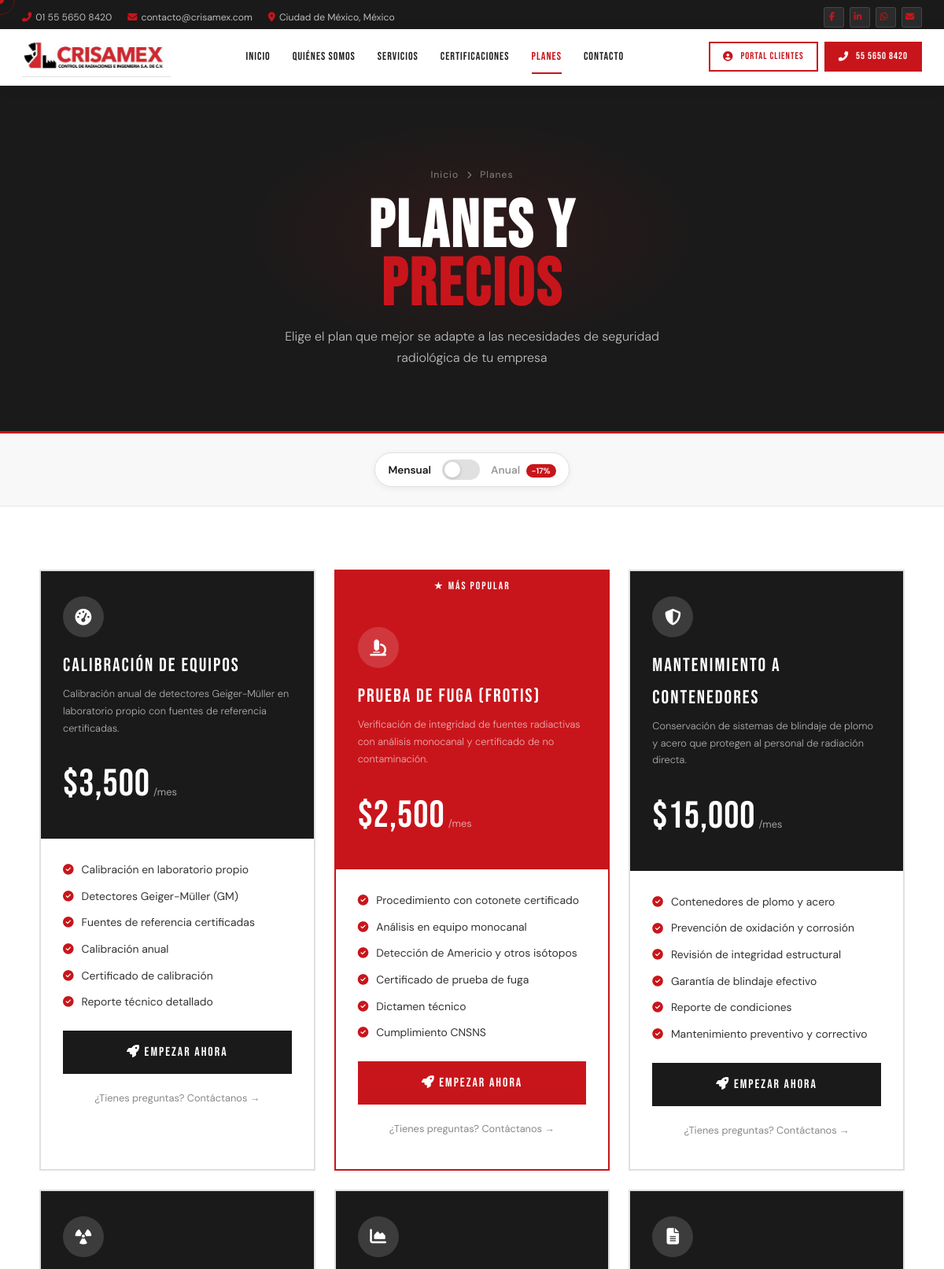
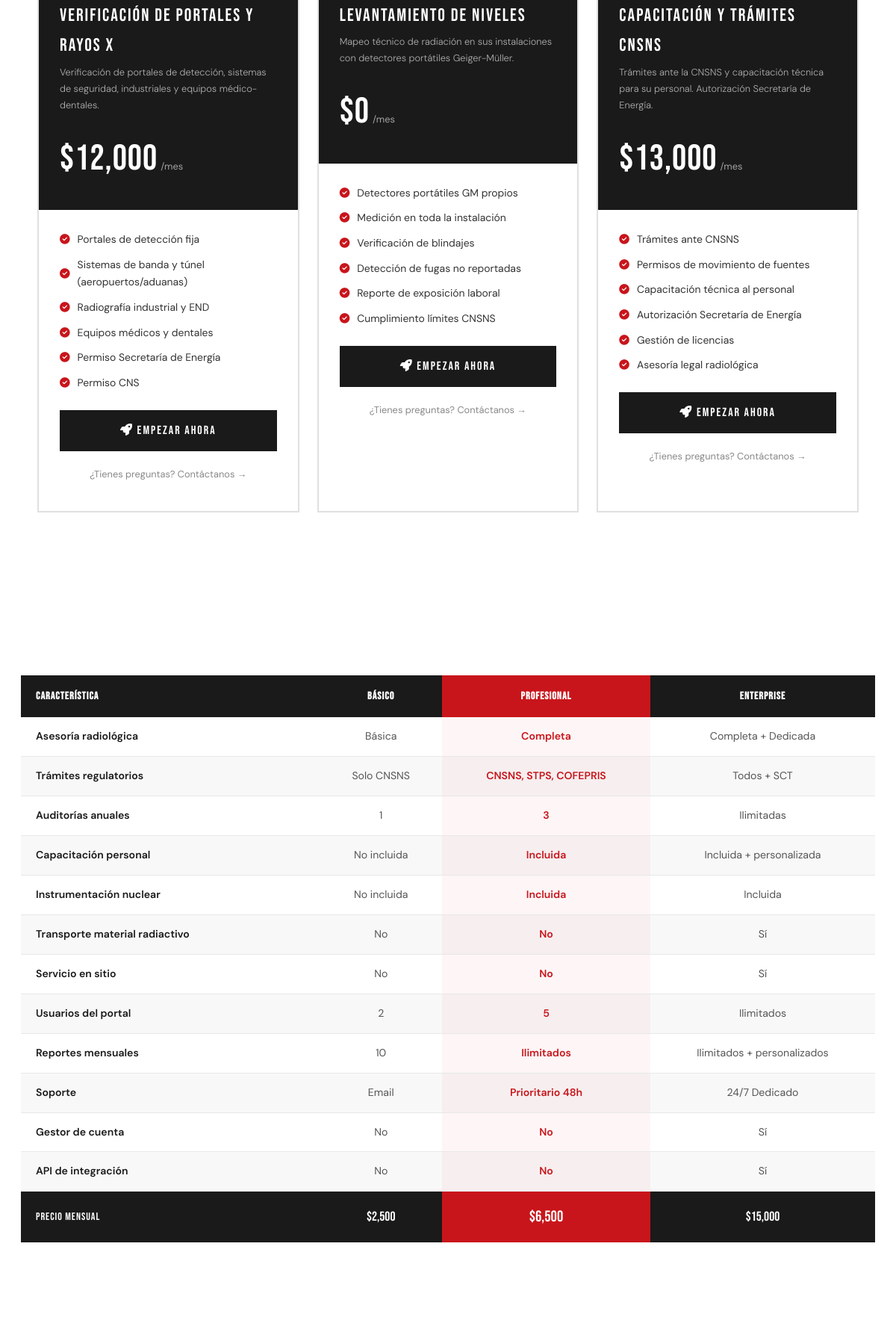
Page /planes (upper part) on the committed database (2 pictures, top to bottom).
### tables this page shows
CREATE TABLE `planes` (
  `id` INT AUTO_INCREMENT PRIMARY KEY,
  `nombre` VARCHAR(100) NOT NULL,
  `slug` VARCHAR(100) UNIQUE,
  `descripcion` TEXT,
  `precio_mensual` DECIMAL(10,2) DEFAULT 0,
  `precio_anual` DECIMAL(10,2) DEFAULT 0,
  `color` VARCHAR(20) DEFAULT '#C8151B',
  `icono` VARCHAR(80) DEFAULT 'fas fa-star',
  `features` LONGTEXT,
  `limite_usuarios` INT DEFAULT 1,
  `limite_reportes` INT DEFAULT 10,
  `soporte` VARCHAR(80) DEFAULT 'Email',
  `destacado` TINYINT(1) DEFAULT 0,
  `activo` TINYINT(1) DEFAULT 1,
  `orden` INT DEFAULT 0,
  `created_at` TIMESTAMP DEFAULT CURRENT_TIMESTAMP
);

### src/config/database.php (called while the page is built, shortened)
<?php
class Database {
    private static $instance = null;
    public static function getInstance() {
        if (self::$instance === null) {
            $dsn = "mysql:host=".DB_HOST.";dbname=".DB_NAME.";charset=".DB_CHARSET;
            $options = array(
                PDO::ATTR_ERRMODE            => PDO::ERRMODE_EXCEPTION,
                PDO::ATTR_DEFAULT_FETCH_MODE => PDO::FETCH_ASSOC,
                PDO::ATTR_EMULATE_PREPARES   => false,
            );
            try {
                self::$instance = new PDO($dsn, DB_USER, DB_PASS, $options);
            } catch (PDOException $e) {
                die("Error de conexion: " . $e->getMessage());
            }
        }
        return self::$instance;
    }
    public static function query($sql, $params = array()) {
        $stmt = self::getInstance()->prepare($sql);
        $stmt->execute($params);
        return $stmt;
    }
    public static function fetchAll($sql, $params = array()) {
        return self::query($sql, $params)->fetchAll();
    }
}

### src/controllers/planes.php (the view, shortened to what this page needs)
<?php
$planes=Database::fetchAll("SELECT * FROM planes WHERE activo=1 ORDER BY orden");
require_once SRC_PATH.'/views/partials/header.php';
?>
<section class="ph">
  <div class="ph-glow"></div>
  <div class="container" style="position:relative;z-index:1;text-align:center;">
    <nav class="bc"><a href="/">Inicio</a><span class="sep"><i class="fas fa-chevron-right"></i></span><span>Planes</span></nav>
    <h1 class="h1" style="color:#fff;font-size:clamp(3rem,7vw,7rem);">Planes y<br><span style="color:var(--r);">Precios</span></h1>
    <p style="color:rgba(255,255,255,.72);margin-top:14px;">Elige el plan que mejor se adapte a las necesidades de seguridad radiológica de tu empresa</p>
  </div>
</section>
<div style="background:#f8f8f8;border-bottom:1px solid #e8e8e8;padding:24px 0;text-align:center;">
  <div style="display:inline-flex;align-items:center;gap:14px;background:#fff;border:1.5px solid #e0e0e0;padding:8px 16px;border-radius:50px;box-shadow:0 2px 8px rgba(0,0,0,.06);">
    <span id="lbl-m" style="font-size:.85rem;font-weight:600;color:#1a1a1a;">Mensual</span>
    <div id="toggle-price" onclick="togglePrice()" style="width:48px;height:26px;background:#e0e0e0;border-radius:13px;cursor:pointer;position:relative;transition:background .3s;">
      <div id="toggle-dot" style="position:absolute;top:3px;left:3px;width:20px;height:20px;background:#fff;border-radius:50%;box-shadow:0 1px 4px rgba(0,0,0,.2);transition:left .3s;"></div>
    </div>
    <span id="lbl-a" style="font-size:.85rem;font-weight:600;color:#999;">Anual <span style="background:#C8151B;color:#fff;font-size:.65rem;padding:2px 7px;border-radius:10px;margin-left:4px;">-17%</span></span>
  </div>
</div>
<section style="background:#fff;padding:80px 0;">
  <div class="container">
    <div style="display:grid;grid-template-columns:repeat(3,1fr);gap:24px;max-width:1100px;margin:0 auto;">
      <?php foreach($planes as $i=>$p):
        $features=json_decode($p['features']??'[]',true)?:[];
        $popular=$p['destacado'];
      ?>
      <div style="background:#fff;border:2px solid <?=$popular?'#C8151B':'#e0e0e0'?>;position:relative;transition:all .3s;overflow:hidden;"
           onmouseover="this.style.transform='translateY(-8px)';this.style.boxShadow='0 20px 60px rgba(0,0,0,.12)'"
           onmouseout="this.style.transform='translateY(0)';this.style.boxShadow='none'">
        <?php if($popular): ?>
        <div style="background:#C8151B;color:#fff;text-align:center;padding:8px;font-family:'Bebas Neue',sans-serif;font-size:.85rem;letter-spacing:2px;">
          ★ MÁS POPULAR
        </div>
        <?php endif; ?>
        <div style="background:<?=$popular?'#C8151B':'#1a1a1a'?>;padding:32px 28px 28px;">
          <div style="width:52px;height:52px;background:rgba(255,255,255,.15);border-radius:50%;display:flex;align-items:center;justify-content:center;font-size:1.3rem;color:#fff;margin-bottom:16px;">
            <i class="<?=htmlspecialchars($p['icono'])?>"></i>
          </div>
          <div style="font-family:'Bebas Neue',sans-serif;font-size:1.5rem;letter-spacing:2px;color:#fff;margin-bottom:4px;">
            <?=htmlspecialchars($p['nombre'])?>
          </div>
          <div style="font-size:.8rem;color:rgba(255,255,255,.65);font-weight:300;margin-bottom:20px;">
            <?=htmlspecialchars($p['descripcion'])?>
          </div>
          <div id="pm-<?=$p['id']?>" style="display:flex;align-items:baseline;gap:4px;">
            <span style="font-family:'Bebas Neue',sans-serif;font-size:3rem;color:#fff;letter-spacing:1px;">
              $<?=number_format($p['precio_mensual'],0,'.',',')?>
            </span>
            <span style="font-size:.8rem;color:rgba(255,255,255,.6);">/mes</span>
          </div>
        </div>
        <div style="padding:28px;">
          <ul style="list-style:none;display:flex;flex-direction:column;gap:10px;margin-bottom:24px;">
            <?php foreach($features as $f): ?>
            <li style="display:flex;align-items:center;gap:10px;font-size:.87rem;color:#333;">
              <i class="fas fa-check-circle" style="color:#C8151B;flex-shrink:0;font-size:.85rem;"></i>
              <?=htmlspecialchars($f)?>
            </li>
            <?php endforeach; ?>
          </ul>
          <a href="/portal/registro?plan=<?=htmlspecialchars($p['slug'])?>"
             style="display:block;text-align:center;padding:14px;background:<?=$popular?'#C8151B':'#1a1a1a'?>;color:#fff;font-family:'Bebas Neue',sans-serif;font-size:1rem;letter-spacing:2px;text-decoration:none;transition:all .3s;"
             onmouseover="this.style.opacity='.85';this.style.transform='translateY(-2px)'"
             onmouseout="this.style.opacity='1';this.style.transform='translateY(0)'">
            <i class="fas fa-rocket"></i> EMPEZAR AHORA
          </a>
          <a href="/contacto" style="display:block;text-align:center;padding:10px;color:#888;font-size:.8rem;margin-top:10px;text-decoration:none;">
            ¿Tienes preguntas? Contáctanos →
          </a>
        </div>
      </div>
      <?php endforeach; ?>
    </div>
    <div style="margin-top:80px;">
      <div style="overflow-x:auto;">
        <table style="width:100%;border-collapse:collapse;font-size:.88rem;">
          <thead>
            <tr style="background:#1a1a1a;">
              <th style="padding:16px 20px;text-align:left;color:#fff;font-family:'Bebas Neue',sans-serif;letter-spacing:1px;width:35%;">Característica</th>
              <th style="padding:16px 20px;text-align:center;color:#fff;font-family:'Bebas Neue',sans-serif;letter-spacing:1px;">Básico</th>
              <th style="padding:16px 20px;text-align:center;color:#fff;background:#C8151B;font-family:'Bebas Neue',sans-serif;letter-spacing:1px;">Profesional</th>
              <th style="padding:16px 20px;text-align:center;color:#fff;font-family:'Bebas Neue',sans-serif;letter-spacing:1px;">Enterprise</th>
            </tr>
          </thead>
          <tbody>
            <?php $rows=[
              ['Asesoría radiológica','Básica','Completa','Completa + Dedicada'],
              ['Trámites regulatorios','Solo CNSNS','CNSNS, STPS, COFEPRIS','Todos + SCT'],
              ['Auditorías anuales','1','3','Ilimitadas'],
              ['Capacitación personal','No incluida','Incluida','Incluida + personalizada'],
              ['Instrumentación nuclear','No incluida','Incluida','Incluida'],
              ['Transporte material radiactivo','No','No','Sí'],
              ['Servicio en sitio','No','No','Sí'],
              ['Usuarios del portal','2','5','Ilimitados'],
              ['Reportes mensuales','10','Ilimitados','Ilimitados + personalizados'],
              ['Soporte','Email','Prioritario 48h','24/7 Dedicado'],
              ['Gestor de cuenta','No','No','Sí'],
              ['API de integración','No','No','Sí'],
            ]; ?>
            <?php foreach($rows as $j=>$row): ?>
            <tr style="background:<?=$j%2===0?'#fff':'#f8f8f8'?>;border-bottom:1px solid #e8e8e8;">
              <td style="padding:14px 20px;font-weight:600;color:#1a1a1a;"><?=$row[0]?></td>
              <td style="padding:14px 20px;text-align:center;color:#555;"><?=$row[1]?></td>
              <td style="padding:14px 20px;text-align:center;color:#C8151B;font-weight:600;background:rgba(200,21,27,.04);"><?=$row[2]?></td>
              <td style="padding:14px 20px;text-align:center;color:#555;"><?=$row[3]?></td>
            </tr>
            <?php endforeach; ?>
            <tr style="background:#1a1a1a;">
              <td style="padding:16px 20px;color:#fff;font-family:'Bebas Neue',sans-serif;letter-spacing:1px;">Precio mensual</td>
              <td style="padding:16px 20px;text-align:center;color:#fff;font-family:'Bebas Neue',sans-serif;font-size:1.1rem;">$2,500</td>
              <td style="padding:16px 20px;text-align:center;color:#fff;font-family:'Bebas Neue',sans-serif;font-size:1.3rem;background:#C8151B;">$6,500</td>
              <td style="padding:16px 20px;text-align:center;color:#fff;font-family:'Bebas Neue',sans-serif;font-size:1.1rem;">$15,000</td>
            </tr>
          </tbody>
        </table>
      </div>
    </div>
    <div style="margin-top:80px;max-width:780px;margin-left:auto;margin-right:auto;">
    </div>
  </div>
</section>
<?php require_once SRC_PATH.'/views/partials/footer.php'; ?>

### public/css/style.css (style rules this page uses)
:root { --r: #C8151B; --rd: #9a1015; --rl: #e52020; --bk: #1a1a1a; --bg: #ffffff; --bg2: #f8f8f8; --bg3: #f2f2f2; --bg4: #e8e8e8; --txt: #1a1a1a; --txt2: #444444; --txt3: #666666; --txt4: #999999; --bd: #e0e0e0; --bd2: #cccccc; --fb: #1877F2; --wa: #25D366; --li: #0A66C2; --disp: 'Bebas Neue', sans-serif; --body: 'DM Sans', sans-serif; --mono: 'DM Mono', monospace; --ease: cubic-bezier(.4,0,.2,1); --t: all .3s var(--ease); --ts: all .6s var(--ease); --sh: 0 2px 16px rgba(0,0,0,.07); --sh2: 0 8px 32px rgba(0,0,0,.1); --sh3: 0 16px 48px rgba(0,0,0,.14); --shr: 0 6px 24px rgba(200,21,27,.22); }
*,*::before,*::after { box-sizing:border-box;margin:0;padding:0 }
html { scroll-behavior:smooth;font-size:16px;overflow-x:hidden }
body { font-family:var(--body);background:#fff;color:#1a1a1a;line-height:1.7;overflow-x:hidden;-webkit-font-smoothing:antialiased }
a { text-decoration:none;color:inherit }
.container { max-width:1240px;margin:0 auto;padding:0 28px }
.h1 { font-family:var(--disp);font-size:clamp(4rem,9vw,8.5rem);letter-spacing:3px;line-height:.88;color:#1a1a1a }
.ph { background:#1a1a1a;padding:160px 0 80px;text-align:center;position:relative;overflow:hidden;border-bottom:3px solid var(--r) }
.ph-glow { position:absolute;top:50%;left:50%;transform:translate(-50%,-50%);width:600px;height:300px;background:radial-gradient(ellipse,rgba(200,21,27,.12) 0%,transparent 70%) }
.ph h1 { position:relative;z-index:1;color:#fff }
.ph p { color:rgba(255,255,255,.72);margin-top:14px;max-width:560px;display:inline-block;position:relative;z-index:1;font-weight:300 }
.bc { margin-bottom:18px;position:relative;z-index:1 }
.bc a,.bc span { font-size:.76rem;color:rgba(255,255,255,.45);letter-spacing:1px }
.bc .sep { margin:0 10px;font-size:.6rem }

### rows in the picture
planes: nombre "Calibración de Equipos", descripcion "Calibración anual de detectores Geiger-Müller en laboratorio propio con fuentes de referencia certificadas.", precio_mensual "3,500", features "Calibración en laboratorio propio", features "Detectores Geiger-Müller (GM)", features "Fuentes de referencia certificadas", features "Calibración anual", features "Certificado de calibración", features "Reporte técnico detallado"
planes: destacado "★ MÁS POPULAR", nombre "Prueba de Fuga (Frotis)", descripcion "Verificación de integridad de fuentes radiactivas con análisis monocanal y certificado de no contaminación.", precio_mensual "2,500", features "Procedimiento con cotonete certificado", features "Análisis en equipo monocanal", features "Detección de Americio y otros isótopos", features "Certificado de prueba de fuga", features "Dictamen técnico", features "Cumplimiento CNSNS"
planes: nombre "Mantenimiento a Contenedores", descripcion "Conservación de sistemas de blindaje de plomo y acero que protegen al personal de radiación directa.", precio_mensual "15,000", features "Contenedores de plomo y acero", features "Prevención de oxidación y corrosión", features "Revisión de integridad estructural", features "Garantía de blindaje efectivo", features "Reporte de condiciones", features "Mantenimiento preventivo y correctivo"
planes: nombre "Verificación de Portales y Rayos X", descripcion "Verificación de portales de detección, sistemas de seguridad, industriales y equipos médico-dentales.", precio_mensual "12,000", features "Portales de detección fija", features "Sistemas de banda y túnel (aeropuertos/aduanas)", features "Radiografía industrial y END", features "Equipos médicos y dentales", features "Permiso Secretaría de Energía", features "Permiso CNS"
planes: nombre "Levantamiento de Niveles", descripcion "Mapeo técnico de radiación en sus instalaciones con detectores portátiles Geiger-Müller.", precio_mensual "0", features "Detectores portátiles GM propios", features "Medición en toda la instalación", features "Verificación de blindajes", features "Detección de fugas no reportadas", features "Reporte de exposición laboral", features "Cumplimiento límites CNSNS"
planes: nombre "Capacitación y Trámites CNSNS", descripcion "Trámites ante la CNSNS y capacitación técnica para su personal. Autorización Secretaría de Energía.", precio_mensual "13,000", features "Trámites ante CNSNS", features "Permisos de movimiento de fuentes", features "Capacitación técnica al personal", features "Autorización Secretaría de Energía", features "Gestión de licencias", features "Asesoría legal radiológica"

### other values in the picture
$row[0] "Asesoría radiológica"
$row[1] "Básica"
$row[2] "Completa"
$row[3] "Completa + Dedicada"
$row[0] "Trámites regulatorios"
$row[1] "Solo CNSNS"
$row[2] "CNSNS, STPS, COFEPRIS"
$row[3] "Todos + SCT"
$row[0] "Auditorías anuales"
$row[1] "1"
$row[2] "3"
$row[3] "Ilimitadas"
$row[0] "Capacitación personal"
$row[1] "No incluida"
$row[2] "Incluida"
